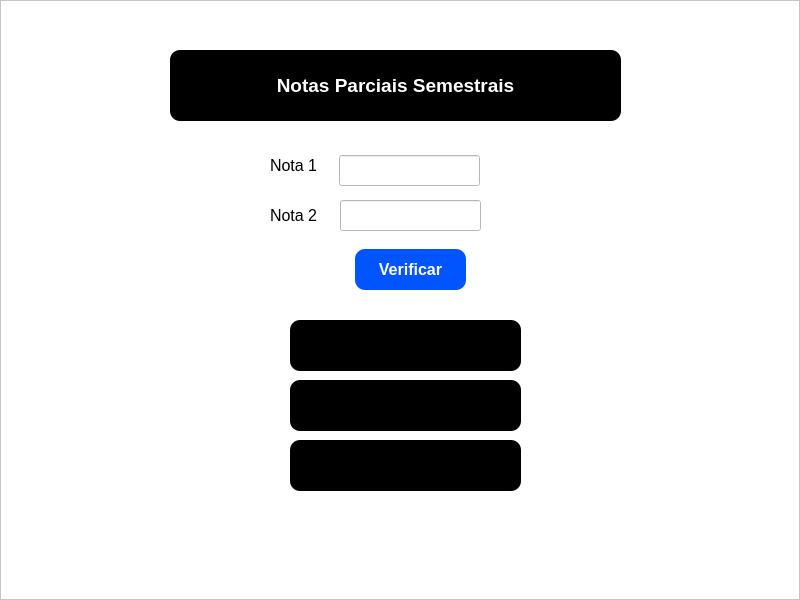
<?xml version="1.0" encoding="UTF-8"?>
<ui version="4.0">
 <class>MainWindow</class>
 <widget class="QMainWindow" name="MainWindow">
  <property name="geometry">
   <rect>
    <x>0</x>
    <y>0</y>
    <width>800</width>
    <height>600</height>
   </rect>
  </property>
  <property name="windowTitle">
   <string>MainWindow</string>
  </property>
  <widget class="QWidget" name="centralwidget">
   <layout class="QHBoxLayout" name="horizontalLayout">
    <property name="spacing">
     <number>0</number>
    </property>
    <property name="leftMargin">
     <number>0</number>
    </property>
    <property name="topMargin">
     <number>0</number>
    </property>
    <property name="rightMargin">
     <number>0</number>
    </property>
    <property name="bottomMargin">
     <number>0</number>
    </property>
    <item>
     <widget class="QFrame" name="frame">
      <property name="styleSheet">
       <string notr="true">background-color: #FFF;</string>
      </property>
      <property name="frameShape">
       <enum>QFrame::StyledPanel</enum>
      </property>
      <property name="frameShadow">
       <enum>QFrame::Raised</enum>
      </property>
      <widget class="QLabel" name="label">
       <property name="geometry">
        <rect>
         <x>170</x>
         <y>50</y>
         <width>451</width>
         <height>71</height>
        </rect>
       </property>
       <property name="font">
        <font>
         <family>Arial</family>
         <pointsize>14</pointsize>
         <weight>75</weight>
         <bold>true</bold>
        </font>
       </property>
       <property name="styleSheet">
        <string notr="true">background-color: #000;
color: #FFF;
border-radius: 10px;</string>
       </property>
       <property name="text">
        <string>Notas Parciais Semestrais</string>
       </property>
       <property name="alignment">
        <set>Qt::AlignCenter</set>
       </property>
      </widget>
      <widget class="QLabel" name="label_2">
       <property name="geometry">
        <rect>
         <x>270</x>
         <y>150</y>
         <width>61</width>
         <height>31</height>
        </rect>
       </property>
       <property name="font">
        <font>
         <pointsize>12</pointsize>
        </font>
       </property>
       <property name="text">
        <string>Nota 1</string>
       </property>
      </widget>
      <widget class="QLineEdit" name="lineEdit_nota1">
       <property name="geometry">
        <rect>
         <x>339</x>
         <y>155</y>
         <width>141</width>
         <height>31</height>
        </rect>
       </property>
      </widget>
      <widget class="QLabel" name="label_verificar">
       <property name="geometry">
        <rect>
         <x>290</x>
         <y>320</y>
         <width>231</width>
         <height>51</height>
        </rect>
       </property>
       <property name="font">
        <font>
         <family>Arial</family>
         <pointsize>12</pointsize>
         <weight>75</weight>
         <bold>true</bold>
        </font>
       </property>
       <property name="styleSheet">
        <string notr="true">background-color: #000;
color: #FFF;
border-radius: 10px;</string>
       </property>
       <property name="text">
        <string/>
       </property>
       <property name="alignment">
        <set>Qt::AlignCenter</set>
       </property>
      </widget>
      <widget class="QPushButton" name="pb_verificar">
       <property name="geometry">
        <rect>
         <x>355</x>
         <y>249</y>
         <width>111</width>
         <height>41</height>
        </rect>
       </property>
       <property name="font">
        <font>
         <pointsize>12</pointsize>
         <weight>75</weight>
         <bold>true</bold>
        </font>
       </property>
       <property name="styleSheet">
        <string notr="true">background-color: #0055ff;
color: #FFF;
border-radius: 10px;</string>
       </property>
       <property name="text">
        <string>Verificar</string>
       </property>
      </widget>
      <widget class="QLabel" name="label_3">
       <property name="geometry">
        <rect>
         <x>270</x>
         <y>200</y>
         <width>61</width>
         <height>31</height>
        </rect>
       </property>
       <property name="font">
        <font>
         <pointsize>12</pointsize>
        </font>
       </property>
       <property name="text">
        <string>Nota 2</string>
       </property>
      </widget>
      <widget class="QLineEdit" name="lineEdit_nota2">
       <property name="geometry">
        <rect>
         <x>340</x>
         <y>200</y>
         <width>141</width>
         <height>31</height>
        </rect>
       </property>
      </widget>
      <widget class="QLabel" name="label_verificar_2">
       <property name="geometry">
        <rect>
         <x>290</x>
         <y>380</y>
         <width>231</width>
         <height>51</height>
        </rect>
       </property>
       <property name="font">
        <font>
         <family>Arial</family>
         <pointsize>12</pointsize>
         <weight>75</weight>
         <bold>true</bold>
        </font>
       </property>
       <property name="styleSheet">
        <string notr="true">background-color: #000;
color: #FFF;
border-radius: 10px;</string>
       </property>
       <property name="text">
        <string/>
       </property>
       <property name="alignment">
        <set>Qt::AlignCenter</set>
       </property>
      </widget>
      <widget class="QLabel" name="label_verificar_3">
       <property name="geometry">
        <rect>
         <x>290</x>
         <y>440</y>
         <width>231</width>
         <height>51</height>
        </rect>
       </property>
       <property name="font">
        <font>
         <family>Arial</family>
         <pointsize>12</pointsize>
         <weight>75</weight>
         <bold>true</bold>
        </font>
       </property>
       <property name="styleSheet">
        <string notr="true">background-color: #000;
color: #FFF;
border-radius: 10px;</string>
       </property>
       <property name="text">
        <string/>
       </property>
       <property name="alignment">
        <set>Qt::AlignCenter</set>
       </property>
      </widget>
     </widget>
    </item>
   </layout>
  </widget>
 </widget>
 <resources/>
 <connections/>
</ui>
